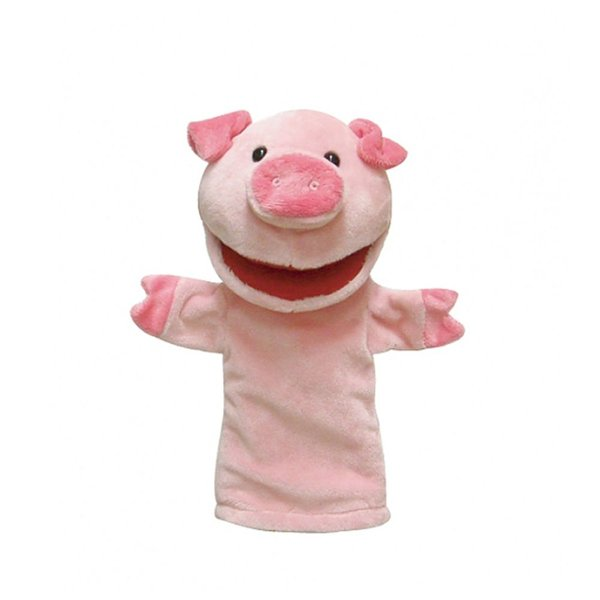
//> input picture RotateImg/RotateImg/pig.jpg, 600 x 600 px
$ ./RotateImg pig.jpg 45   (built with g++ and OpenCV 4)
//> lines starting //> are read from the running program, lines starting //| are printed output that depends on the picture
#define _USE_MATH_DEFINES   //PI를 사용
#include <stdio.h>
#include <stdlib.h>
#include <opencv2/core.hpp>
#include <opencv2/imgcodecs.hpp>
#include <opencv2/highgui.hpp>
#include <math.h>
#include <iostream>

using namespace cv;
int estimateValue(Mat img, double row, double col);
void rotationImg(Mat img,int degree);
void returnSize(double radian, int x, int y, int* sizeX, int* sizeY, int baseX, int baseY);
int addRotationImgSize(int dot1, int dot2, int dot3, int dot4);

int main(int argc, char* argv[])
{
    if (argc != 3)
    {
        printf("잘못된 입력입니다");
        return 1;
    }
    char* imname = argv[1];
    int degree = atoi(argv[2]);
    String imgPath = samples::findFile(imname);  //이미지 경로 저장
    Mat img = imread(imgPath, IMREAD_GRAYSCALE);        //imread(파일이름의 주소,색상형식)
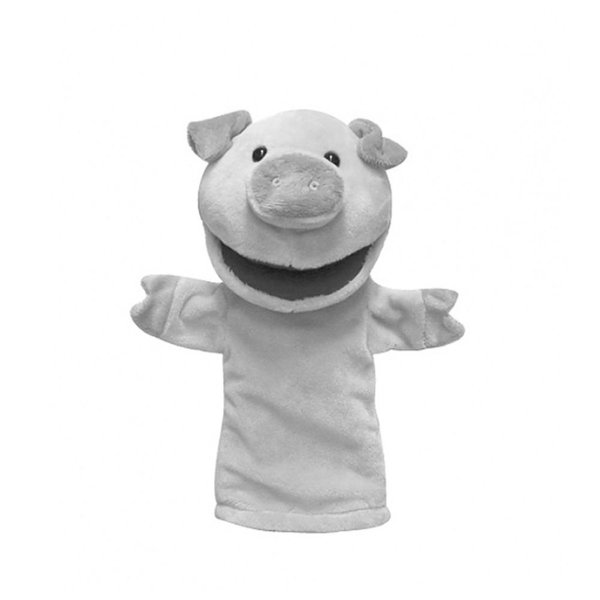
//> img: 600 rows x 600 cols, CV_8UC1; min 21, max 255, mean 235.6
    if (img.empty())
    {
        printf("파일을 읽을 수 없음");
        return 1;
    }
    rotationImg(img, degree);
}

void rotationImg(Mat img, int degree)
{
//> called with degree = 45
    double radian = degree * M_PI / 180;
    int y = img.rows;
//> y = 600
    int x = img.cols;
//> x = 600
    int baseX = x / 2;
//> baseX = 300
    int baseY = y / 2;
//> baseY = 300
    int sizeX = 0;
    int sizeY = 0;

    returnSize(radian, x,  y, &sizeX, &sizeY, baseX, baseY);
//> sizeX = 846; sizeY = 846
    Mat img3 = Mat(sizeY, sizeX,img.type());

    int reBaseX = sizeX / 2;
//> reBaseX = 423
    int reBaseY = sizeY / 2;
//> reBaseY = 423
    double r = 0;  //double
    double c = 0;  //double

    for (int i = 0; i < sizeY; i++)
    {
        for (int j = 0; j < sizeX; j++)
        {
            c = cos(radian) * (j - reBaseX) + -sin(radian) * (i - reBaseY) + baseX; //열
            r = sin(radian) * (j - reBaseX) + cos(radian) * (i - reBaseY) + baseY;  //행
            if ((c >= 0 && c < x) && (r >= 0 && r < y))
            {
                img3.at<uchar>(i, j) = estimateValue(img, r, c);
            }
            else
            {
                img3.at<uchar>(i, j) = 0;
            }
        }
    }
//> this loop made 846 passes
//> (c, r) on passes 1 to 3: (897.5, 299.3), (896.8, 300), (896.1, 300.7)
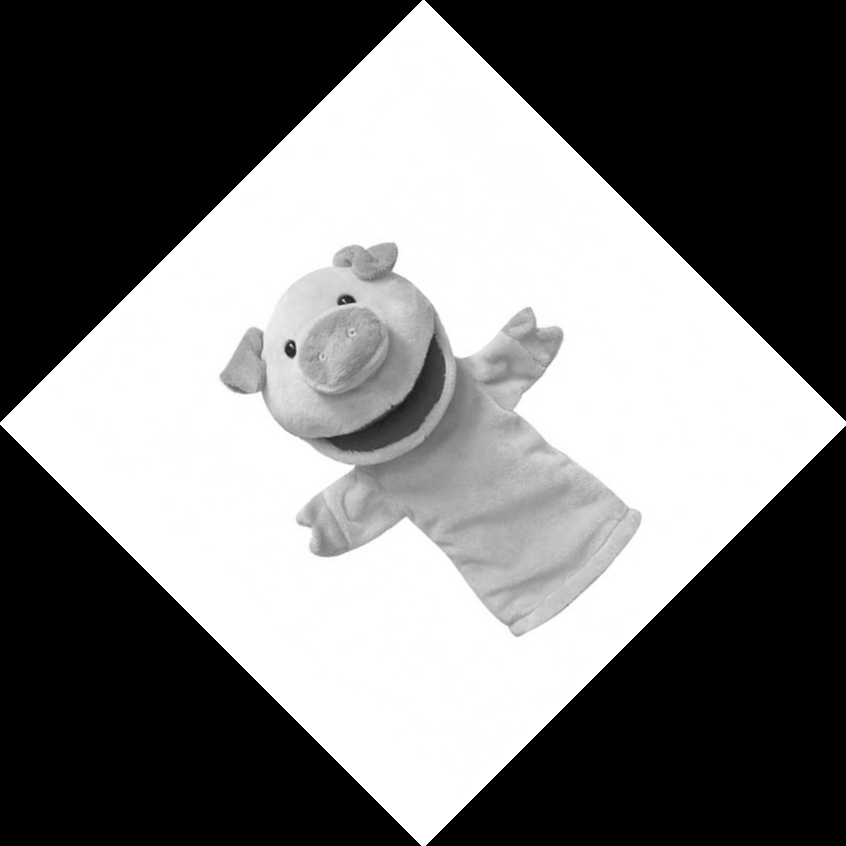
//> img3: 846 rows x 846 cols, CV_8UC1; min 0, max 255, mean 118.6
//> after the loop, c = 300; r = 896.8

    printf("---img---\nrows : %dpx\ncols : %dpx\nsize : %dpx\n", img.rows, img.cols, img.rows * img.cols);  //행,열,사이즈
//| ---img---
//| rows : 600px
//| cols : 600px
//| size : 360000px
    imshow("before rotation", img);//imshow(디스플레이 이름,mat형식의 이미지 표시)
    printf("---rotation img---\nrows : %dpx\ncols : %dpx\nsize : %dpx\n", img3.rows, img3.cols, img3.rows * img3.cols);
//| ---rotation img---
//| rows : 846px
//| cols : 846px
//| size : 715716px
    imshow("rotation img", img3);
    waitKey();
}
int estimateValue(Mat img, double row, double col)
{
    int r = (int)row;
    int maxR, maxC;
    int c = (int)col;

    if (r + 1 > img.rows - 1)
    {
        maxR = r;
    }
    else
    {
        maxR = r + 1;
    }

    if (c + 1 > img.cols - 1)
    {
        maxC = c;
    }
    else
    {
        maxC = c + 1;
    }

    double colColor = img.at<uchar>(r, c) * (1.0 - (row - r)) + img.at<uchar>(maxR, c) * (row - r);  //색과 거리는 반비례
    double nextColColor = img.at<uchar>(r, maxC) * (1.0 - (row - r)) + img.at<uchar>(maxR, maxC) * (row - r);
    int estimateColor = colColor * (1.0 - (col - c)) + nextColColor * (col - c);
    return estimateColor;
}
int addRotationImgSize(int dot1, int dot2, int dot3, int dot4)
{
    int dotArr[4] = { dot1, dot2, dot3, dot4 };
    int min = dotArr[0];
    int max = dotArr[0];
    int tmp = 0;
    for (int i = 1; i < 4; i++)
    {
        if (dotArr[i] > max)
        {
            max = dotArr[i];
        }
        if (dotArr[i] < min)
        {
            min = dotArr[i];
        }
    }
    int size = max-min;
    return size;
}
void returnSize(double radian, int x,int y, int *sizeX, int *sizeY,int baseX,int baseY)
{

    //0,0
    int c_dot1 = cos(radian) * (0 - baseX) + sin(radian) * (0 - baseY) + baseX;
    int r_dot1 = -sin(radian) * (0 - baseX) + cos(radian) * (0 - baseY) + baseY;

    //0,x-1
    int c_dot2 = cos(radian) * ((x - 1) - baseX) + sin(radian) * (0 - baseY) + baseX;
    int r_dot2 = -sin(radian) * ((x - 1) - baseX) + cos(radian) * (0 - baseY) + baseY;

    //y-1,0
    int c_dot3 = cos(radian) * (0 - baseX) + sin(radian) * ((y - 1) - baseY) + baseX;
    int r_dot3 = -sin(radian) * (0 - baseX) + cos(radian) * ((y - 1) - baseY) + baseY;

    //y-1,x-1
    int c_dot4 = cos(radian) * ((x - 1) - baseX) + sin(radian) * ((y - 1) - baseY) + baseX;
    int r_dot4 = -sin(radian) * ((x - 1) - baseX) + cos(radian) * ((y - 1) - baseY) + baseY;

    *sizeX = addRotationImgSize(c_dot1, c_dot2, c_dot3, c_dot4);
    *sizeY = addRotationImgSize(r_dot1, r_dot2, r_dot3, r_dot4);
}
